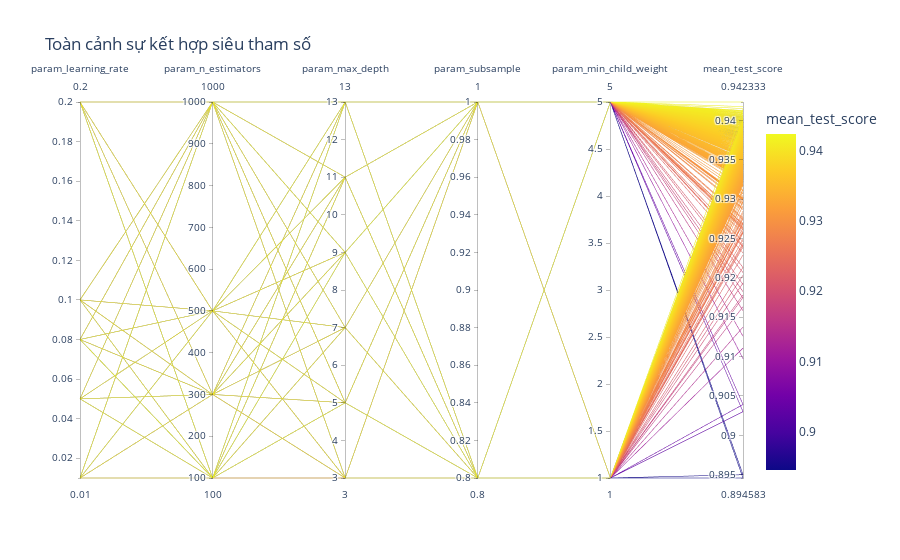

This figure's notebook cell:
### Markdown cell above
=> Chọn Subsample 0.8 và Min Child Weight 5 để ép mô hình phải học những quy luật mang tính đại diện cho đám đông, thay vì bám đuổi theo những trường hợp khách hàng cá biệt (nhiễu).

=> Chọn Subsample = 0.8 và min_child_weight = 5

### Code cell
import plotly.express as px
import nbformat

# Chọn các cột cần xem
cols_to_plot = ['param_learning_rate', 'param_n_estimators', 'param_max_depth', 
                'param_subsample', 'param_min_child_weight', 'mean_test_score']

fig = px.parallel_coordinates(results_df[cols_to_plot], 
                              color="mean_test_score",
                              title="Toàn cảnh sự kết hợp siêu tham số")
fig.show()

### Figure 1 — Plotly figure (JSON) as saved in the notebook; plotly's stock layout.template omitted (floating-point values rounded to 4 significant figures; data arrays with more than 128 entries replaced by an {"elided": "..."} marker saying what was removed)
{"data": [{"dimensions": [{"label": "param_learning_rate", "values": {"elided": "960 float values"}}, {"label": "param_n_estimators", "values": {"elided": "960 int values"}}, {"label": "param_max_depth", "values": {"elided": "960 int values"}}, {"label": "param_subsample", "values": {"elided": "960 float values"}}, {"label": "param_min_child_weight", "values": {"elided": "960 int values"}}, {"label": "mean_test_score", "values": {"elided": "960 float values"}}], "domain": {"x": [0, 1], "y": [0, 1]}, "line": {"color": {"elided": "960 float values"}, "coloraxis": "coloraxis"}, "name": "", "type": "parcoords"}], "layout": {"coloraxis": {"colorbar": {"title": {"text": "mean_test_score"}}, "colorscale": [[0, "#0d0887"], [0.1111, "#46039f"], [0.2222, "#7201a8"], [0.3333, "#9c179e"], [0.4444, "#bd3786"], [0.5556, "#d8576b"], [0.6667, "#ed7953"], [0.7778, "#fb9f3a"], [0.8889, "#fdca26"], [1, "#f0f921"]]}, "legend": {"tracegroupgap": 0}, "title": {"text": "Toàn cảnh sự kết hợp siêu tham số"}}}
